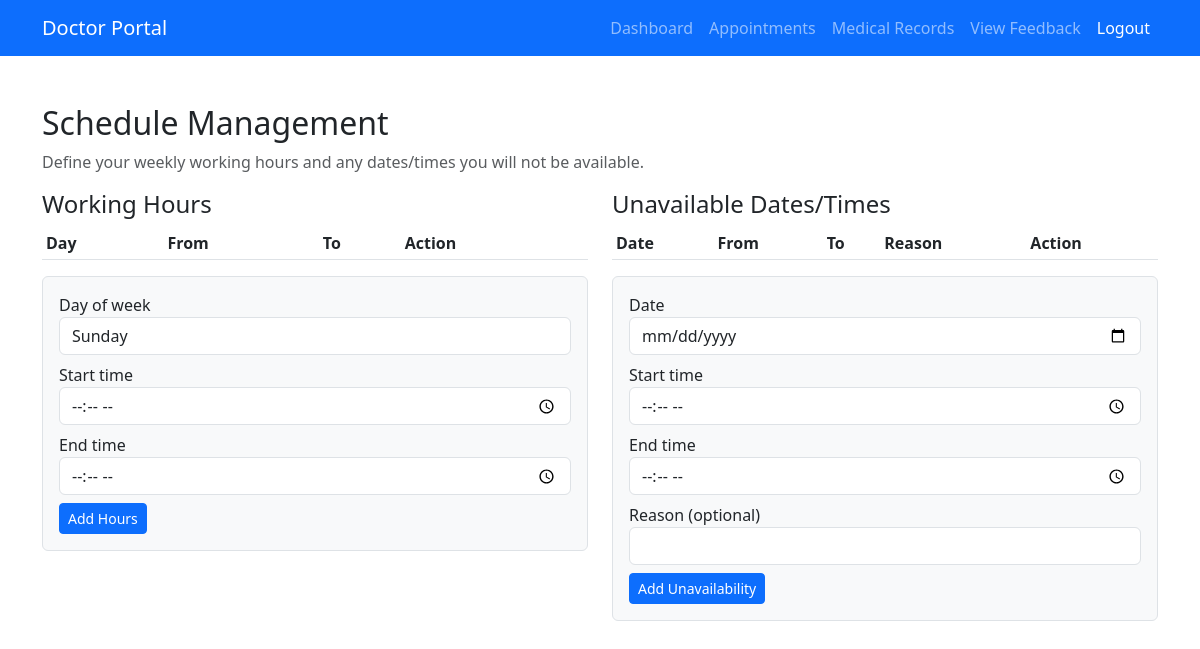
/doctors/schedule.php (signed in), run on an earlier commit of the app's database.
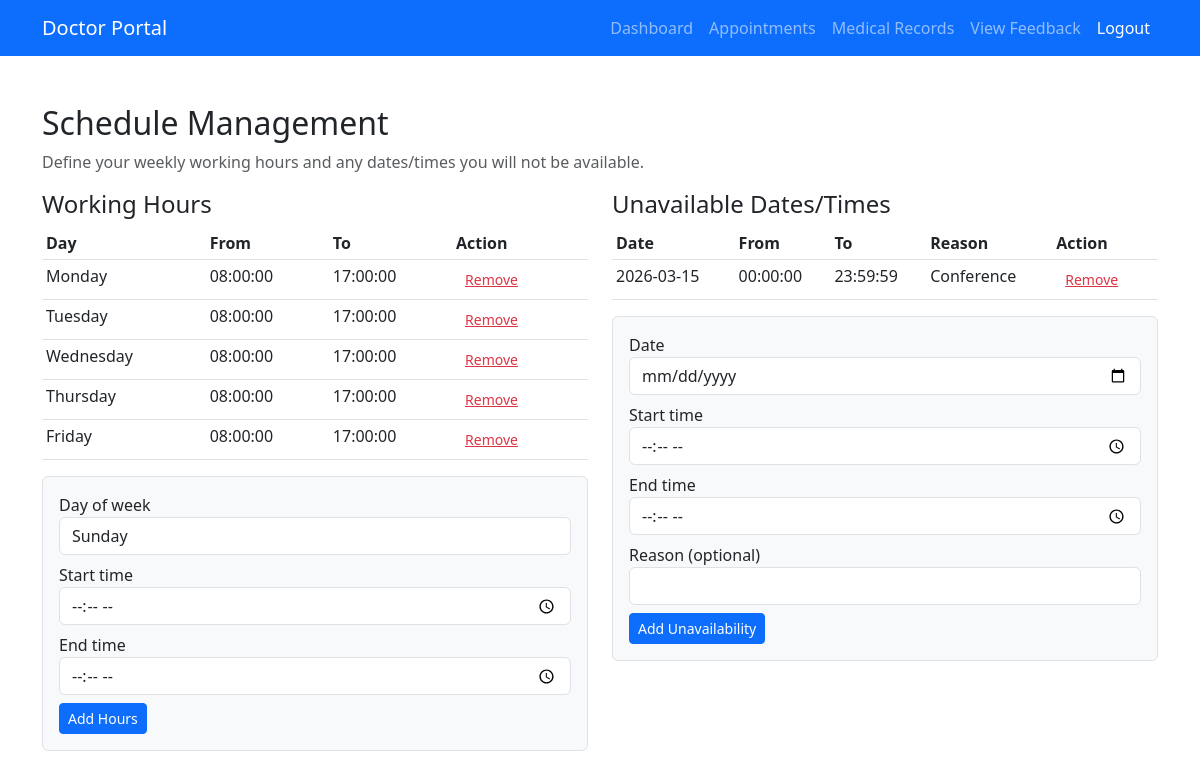
And on a later commit of the database.
### tables this page shows
CREATE TABLE `doctor_schedules` (
  `schedule_id` int(11) NOT NULL,
  `doctor_id` int(11) NOT NULL,
  `day_of_week` tinyint(4) NOT NULL COMMENT '0=Sunday...6=Saturday',
  `start_time` time NOT NULL,
  `end_time` time NOT NULL
);

CREATE TABLE `doctor_unavailability` (
  `id` int(11) NOT NULL,
  `doctor_id` int(11) NOT NULL,
  `date` date NOT NULL,
  `start_time` time NOT NULL DEFAULT '00:00:00',
  `end_time` time NOT NULL DEFAULT '23:59:59',
  `reason` varchar(255) DEFAULT NULL
);

### doctors/schedule.php (the view, shortened to what this page needs)
<?php
require_once "../config/db.php";
$doctor_id = $_SESSION['user_id'];
$schedules = [];
$res = $conn->prepare("SELECT schedule_id, day_of_week, start_time, end_time FROM doctor_schedules WHERE doctor_id=?");
$res->bind_param("i", $doctor_id);
$res->execute();
$sch = $res->get_result();
while ($r = $sch->fetch_assoc()) {
    $schedules[] = $r;
}
$unav = [];
$res = $conn->prepare("SELECT id, date, start_time, end_time, reason FROM doctor_unavailability WHERE doctor_id=?");
$res->bind_param("i", $doctor_id);
$res->execute();
$ua = $res->get_result();
while ($r = $ua->fetch_assoc()) {
    $unav[] = $r;
}
function dayName($d) {
    $days = ['Sunday','Monday','Tuesday','Wednesday','Thursday','Friday','Saturday'];
    return $days[$d];
}
?>
<!DOCTYPE html>
<html lang="en">
<head>
    <link rel="stylesheet" href="https://cdn.jsdelivr.net/npm/bootstrap@5.3.0/dist/css/bootstrap.min.css">
</head>
<body>
    <?php include "navbar.php"; ?>
    <div class="container mt-5">
        <h2>Schedule Management</h2>
        <p class="text-muted">Define your weekly working hours and any dates/times you will not be available.</p>
        <div class="row">
            <div class="col-md-6">
                <h4>Working Hours</h4>
                <table class="table table-sm table-hover">
                    <thead><tr><th>Day</th><th>From</th><th>To</th><th>Action</th></tr></thead>
                    <tbody>
                        <?php foreach ($schedules as $s): ?>
                        <tr>
                            <td><?= dayName($s['day_of_week']) ?></td>
                            <td><?= $s['start_time'] ?></td>
                            <td><?= $s['end_time'] ?></td>
                            <td><a href="schedule.php?delete=<?= $s['schedule_id'] ?>&type=sched" class="btn btn-sm btn-link text-danger" onclick="return confirm('Remove this?');">Remove</a></td>
                        </tr>
                        <?php endforeach; ?>
                    </tbody>
                </table>
                <form method="POST" class="p-3 border rounded bg-light mb-4">
                    <div class="mb-2">
                        <label>Day of week</label>
                        <select name="day_of_week" class="form-control" required>
                            <?php for($i=0;$i<7;$i++): ?>
                                <option value="<?= $i ?>"><?= dayName($i) ?></option>
                            <?php endfor; ?>
                        </select>
                    </div>
                    <div class="mb-2"><label>Start time</label><input type="time" name="start_time" class="form-control" required></div>
                    <div class="mb-2"><label>End time</label><input type="time" name="end_time" class="form-control" required></div>
                    <button class="btn btn-primary btn-sm">Add Hours</button>
                </form>
            </div>
            <div class="col-md-6">
                <h4>Unavailable Dates/Times</h4>
                <table class="table table-sm table-hover">
                    <thead><tr><th>Date</th><th>From</th><th>To</th><th>Reason</th><th>Action</th></tr></thead>
                    <tbody>
                        <?php foreach ($unav as $u): ?>
                        <tr>
                            <td><?= $u['date'] ?></td>
                            <td><?= $u['start_time'] ?></td>
                            <td><?= $u['end_time'] ?></td>
                            <td><?= htmlspecialchars($u['reason']) ?></td>
                            <td><a href="schedule.php?delete=<?= $u['id'] ?>&type=unavail" class="btn btn-sm btn-link text-danger" onclick="return confirm('Remove this?');">Remove</a></td>
                        </tr>
                        <?php endforeach; ?>
                    </tbody>
                </table>
                <form method="POST" class="p-3 border rounded bg-light mb-4">
                    <div class="mb-2"><label>Date</label><input type="date" name="date" class="form-control" required></div>
                    <div class="mb-2"><label>Start time</label><input type="time" name="start_time" class="form-control" required></div>
                    <div class="mb-2"><label>End time</label><input type="time" name="end_time" class="form-control" required></div>
                    <div class="mb-2"><label>Reason (optional)</label><input type="text" name="reason" class="form-control"></div>
                    <button class="btn btn-primary btn-sm">Add Unavailability</button>
                </form>
            </div>
        </div>
    </div>
</body>
</html>

What changed in the data, as far as the page shows it:
added doctor_schedules: day_of_week "Monday", start_time "08:00:00", end_time "17:00:00"
added doctor_schedules: day_of_week "Tuesday", start_time "08:00:00", end_time "17:00:00"
added doctor_schedules: day_of_week "Wednesday", start_time "08:00:00", end_time "17:00:00"
added doctor_schedules: day_of_week "Thursday", start_time "08:00:00", end_time "17:00:00"
added doctor_schedules: day_of_week "Friday", start_time "08:00:00", end_time "17:00:00"
added doctor_unavailability: date "2026-03-15", start_time "00:00:00", end_time "23:59:59", reason "Conference"
